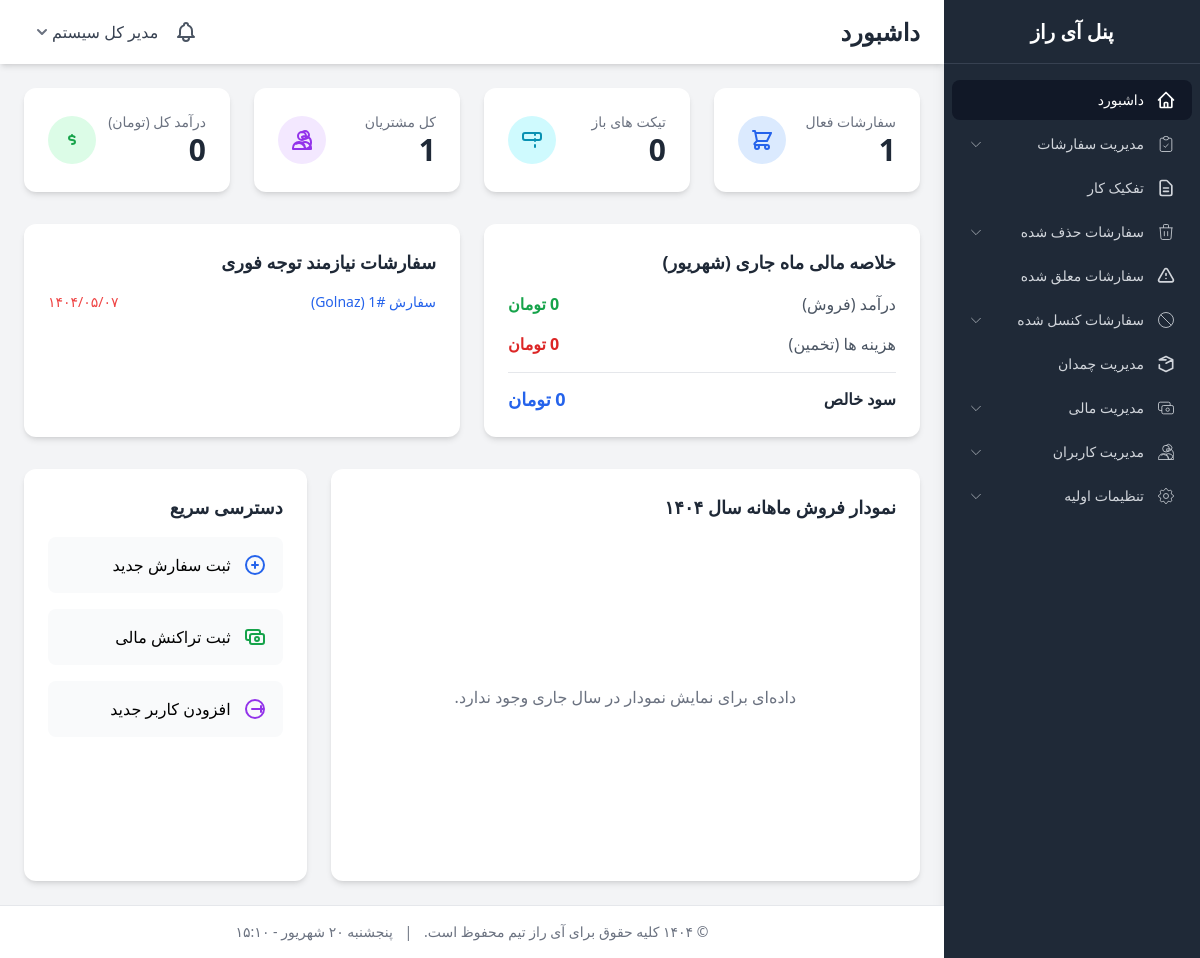
The page / (signed in) on the database its author committed.
### tables this page shows
CREATE TABLE `users` (
  `id` int(10) UNSIGNED NOT NULL,
  `role_id` int(10) UNSIGNED NOT NULL DEFAULT 2,
  `full_name` varchar(255) NOT NULL,
  `username` varchar(100) NOT NULL,
  `email` varchar(255) NOT NULL,
  `password` varchar(255) NOT NULL COMMENT 'Hashed password',
  `phone` varchar(20) DEFAULT NULL,
  `wallet_product` decimal(15,2) NOT NULL DEFAULT 0.00 COMMENT 'کیف پول کالا',
  `wallet_shipping` decimal(15,2) NOT NULL DEFAULT 0.00 COMMENT 'کیف پول باربری',
  `is_active` tinyint(1) NOT NULL DEFAULT 1,
  `created_at` timestamp NOT NULL DEFAULT current_timestamp(),
  `updated_at` timestamp NOT NULL DEFAULT current_timestamp() ON UPDATE current_timestamp()
);

CREATE TABLE `orders` (
  `id` int(10) UNSIGNED NOT NULL,
  `user_id` int(10) UNSIGNED NOT NULL,
  `title` varchar(255) DEFAULT NULL COMMENT 'عنوان سفارش',
  `image` varchar(255) DEFAULT NULL COMMENT 'مسیر تصویر سفارش',
  `source_site` varchar(255) DEFAULT NULL COMMENT 'سایت مبدا خرید',
  `quantity` int(11) NOT NULL DEFAULT 1 COMMENT 'تعداد محصول',
  `status_id` int(10) UNSIGNED NOT NULL,
  `suitcase_id` int(10) UNSIGNED DEFAULT NULL,
  `assigned_to_user_id` int(10) UNSIGNED DEFAULT NULL,
  `product_link` text NOT NULL,
  `product_details` longtext DEFAULT NULL COMMENT 'شامل سایز، رنگ، تعداد و ...' CHECK (json_valid(`product_details`)),
  `price_try` decimal(10,2) NOT NULL COMMENT 'قیمت به لیر',
  `exchange_rate` decimal(10,2) NOT NULL COMMENT 'نرخ تبدیل ارز',
  `commission_fee` decimal(15,2) NOT NULL DEFAULT 0.00,
  `shipping_cost` decimal(15,2) NOT NULL DEFAULT 0.00,
  `total_cost` decimal(15,2) NOT NULL,
  `cancellation_notes` text DEFAULT NULL,
  `created_at` timestamp NOT NULL DEFAULT current_timestamp(),
  `updated_at` timestamp NOT NULL DEFAULT current_timestamp() ON UPDATE current_timestamp(),
  `order_image` varchar(255) DEFAULT NULL COMMENT 'مسیر تصویر سفارش',
  `size` varchar(100) DEFAULT NULL COMMENT 'سایز محصول',
  `price_lira` decimal(10,2) DEFAULT NULL COMMENT 'قیمت به لیر',
  `price_toman` bigint(20) DEFAULT 0 COMMENT 'قیمت به تومان',
  `weight` decimal(10,2) DEFAULT NULL COMMENT 'وزن کالا به کیلوگرم',
  `tracking_code` varchar(255) DEFAULT NULL COMMENT 'کد رهگیری پستی',
  `barcode_url` varchar(512) DEFAULT NULL COMMENT 'لینک بارکد تولید شده',
  `apply_shipping` tinyint(1) NOT NULL DEFAULT 0 COMMENT 'آیا هزینه باربری اعمال شود؟ 0=خیر, 1=بله',
  `apply_shipping_fee` tinyint(1) NOT NULL DEFAULT 0 COMMENT 'اعمال هزینه باربری - 0: خیر, 1: بله',
  `category_id` int(11) DEFAULT NULL COMMENT 'شناسه دسته بندی',
  `description` text DEFAULT NULL,
  `barcode_link` text DEFAULT NULL COMMENT 'لینک بارکد',
  `with_cargo` tinyint(1) NOT NULL DEFAULT 0 COMMENT 'با کارگو - 0: خیر, 1: بله',
  `is_store_purchase` tinyint(1) NOT NULL DEFAULT 0 COMMENT 'آیا خرید از استور است؟ 0=خیر, 1=بله',
  `store_purchase` tinyint(1) NOT NULL DEFAULT 0 COMMENT 'خرید استور - 0: خیر, 1: بله'
);

### templates/pages/dashboard/index.phtml (the view, shortened to what the rows shown need)
<div class="grid grid-cols-1 md:grid-cols-2 lg:grid-cols-4 gap-6">
    <div class="bg-white p-6 rounded-xl shadow-md flex items-center justify-between">
        <div>
            <p class="text-gray-500 text-sm">سفارشات فعال</p>
            <p class="text-3xl font-bold text-gray-800"><?php echo e($stats['active_orders']); ?></p>
        </div>
        <div class="w-12 h-12 rounded-full flex items-center justify-center bg-blue-100 text-blue-600">
            <svg class="w-6 h-6" fill="none" stroke="currentColor" viewBox="0 0 24 24"><path stroke-linecap="round" stroke-linejoin="round" stroke-width="2" d="M3 3h2l.4 2M7 13h10l4-8H5.4M7 13L5.4 5M7 13l-2.293 2.293c-.63.63-.184 1.707.707 1.707H17m0 0a2 2 0 100 4 2 2 0 000-4zm-8 2a2 2 0 11-4 0 2 2 0 014 0z"></path></svg>
        </div>
    </div>
    <div class="bg-white p-6 rounded-xl shadow-md flex items-center justify-between">
        <div>
            <p class="text-gray-500 text-sm">تیکت های باز</p>
            <p class="text-3xl font-bold text-gray-800"><?php echo e($stats['open_tickets']); ?></p>
        </div>
        <div class="w-12 h-12 rounded-full flex items-center justify-center bg-cyan-100 text-cyan-600">
            <svg class="w-6 h-6" fill="none" stroke="currentColor" viewBox="0 0 24 24"><path stroke-linecap="round" stroke-linejoin="round" stroke-width="2" d="M15 5v2m0 4v2m0 4v2M5 5a2 2 0 00-2 2v3a2 2 0 002 2h14a2 2 0 002-2V7a2 2 0 00-2-2H5z"></path></svg>
        </div>
    </div>
    <div class="bg-white p-6 rounded-xl shadow-md flex items-center justify-between">
        <div>
            <p class="text-gray-500 text-sm">کل مشتریان</p>
            <p class="text-3xl font-bold text-gray-800"><?php echo e($stats['total_users']); ?></p>
        </div>
        <div class="w-12 h-12 rounded-full flex items-center justify-center bg-purple-100 text-purple-600">
        </div>
    </div>
    <div class="bg-white p-6 rounded-xl shadow-md flex items-center justify-between">
        <div>
            <p class="text-gray-500 text-sm">درآمد کل (تومان)</p>
            <p class="text-3xl font-bold text-gray-800"><?php echo number_format($stats['total_revenue']); ?></p>
        </div>
        <div class="w-12 h-12 rounded-full flex items-center justify-center bg-green-100 text-green-600">
            <svg class="w-6 h-6" fill="none" stroke="currentColor" viewBox="0 0 24 24"><path stroke-linecap="round" stroke-linejoin="round" stroke-width="2" d="M12 8c-1.657 0-3 .895-3 2s1.343 2 3 2 3 .895 3 2-1.343 2-3 2m0-8c1.11 0 2.08.402 2.599 1M12 8V7m0 1v.01"></path></svg>
        </div>
    </div>
</div>
<div class="mt-8 grid grid-cols-1 lg:grid-cols-2 gap-6">
    <div class="bg-white p-6 rounded-xl shadow-md">
        <h3 class="text-lg font-semibold text-gray-800 mb-4">خلاصه مالی ماه جاری (<?php echo jdate('F'); ?>)</h3>
        <div class="space-y-4">
            <div class="flex justify-between items-center">
                <span class="text-gray-600">درآمد (فروش)</span>
                <span class="font-bold text-green-600"><?php echo number_format($financial_summary['revenue']); ?> تومان</span>
            </div>
            <div class="flex justify-between items-center">
                <span class="text-gray-600">هزینه ها (تخمین)</span>
                <span class="font-bold text-red-600"><?php echo number_format($financial_summary['expenses']); ?> تومان</span>
            </div>
            <div class="flex justify-between items-center border-t pt-3 mt-3">
                <span class="text-gray-800 font-semibold">سود خالص</span>
                <span class="font-bold text-blue-600 text-lg"><?php echo number_format($financial_summary['net_profit']); ?> تومان</span>
            </div>
        </div>
    </div>
    <div class="bg-white p-6 rounded-xl shadow-md">
        <h3 class="text-lg font-semibold text-gray-800 mb-4">سفارشات نیازمند توجه فوری</h3>
        <?php if (empty($urgent_orders)): ?>
            <div class="flex flex-col items-center justify-center h-full text-center text-gray-500">
                <svg class="w-12 h-12 mb-2" fill="none" stroke="currentColor" viewBox="0 0 24 24"><path stroke-linecap="round" stroke-linejoin="round" stroke-width="2" d="M9 12l2 2 4-4m6 2a9 9 0 11-18 0 9 9 0 0118 0z"></path></svg>
                <p>هیچ سفارش فوری وجود ندارد.</p>
            </div>
        <?php else: ?>
            <ul class="space-y-3">
                <?php foreach ($urgent_orders as $order): ?>
                <li class="flex justify-between items-center text-sm">
                    <a href="#" class="text-blue-600 hover:underline">سفارش #<?php echo e($order->id); ?> (<?php echo e($order->customer_name); ?>)</a>
                    <span class="text-red-500"><?php echo jdate('Y/m/d', strtotime($order->created_at)); ?></span>
                </li>
                <?php endforeach; ?>
            </ul>
        <?php endif; ?>
    </div>
</div>
<div class="mt-8 grid grid-cols-1 lg:grid-cols-3 gap-6">
    <div class="lg:col-span-2 bg-white p-6 rounded-xl shadow-md">
        <h3 class="text-lg font-semibold text-gray-800 mb-4">نمودار فروش ماهانه سال <?php echo jdate('Y'); ?></h3>
        <div class="h-80">
        </div>
    </div>
    <div class="bg-white p-6 rounded-xl shadow-md">
        <h3 class="text-lg font-semibold text-gray-800 mb-4">دسترسی سریع</h3>
        <div class="space-y-4">
            <a href="<?php echo APP_URL; ?>/orders/create" class="flex items-center p-4 bg-gray-50 hover:bg-gray-100 rounded-lg transition">
                <svg class="w-6 h-6 text-blue-600 ml-3" fill="none" stroke="currentColor" viewBox="0 0 24 24"><path stroke-linecap="round" stroke-linejoin="round" stroke-width="2" d="M12 9v3m0 0v3m0-3h3m-3 0H9m12 0a9 9 0 11-18 0 9 9 0 0118 0z"></path></svg>
                <span>ثبت سفارش جدید</span>
            </a>
            <a href="<?php echo APP_URL; ?>/financial/assign-credit" class="flex items-center p-4 bg-gray-50 hover:bg-gray-100 rounded-lg transition">
                <span>ثبت تراکنش مالی</span>
            </a>
            <a href="<?php echo APP_URL; ?>/users/create" class="flex items-center p-4 bg-gray-50 hover:bg-gray-100 rounded-lg transition">
                <svg class="w-6 h-6 text-purple-600 ml-3" fill="none" stroke="currentColor" viewBox="0 0 24 24"><path stroke-linecap="round" stroke-linejoin="round" stroke-width="2" d="M18 9v3m0 0v3m0-3h3m-3 0h-9m12 0a9 9 0 11-18 0 9 9 0 0118 0z"></path></svg>
                <span>افزودن کاربر جدید</span>
            </a>
        </div>
    </div>
</div>

### templates/partials/_header.php (shortened to what the rows shown need)
<header class="h-16 bg-white shadow-md flex justify-between items-center px-6">
    <h1 class="text-2xl font-semibold text-gray-800"><?php echo isset($title) ? e($title) : 'داشبورد'; ?></h1>
    <div class="flex items-center space-x-4 space-x-reverse">
        <div class="relative">
            <a href="<?php echo APP_URL; ?>/announcements/user" class="relative">
            </a>
        </div>
        <div x-data="{ open: false }" class="relative">
            <button @click="open = !open" class="flex items-center space-x-2 focus:outline-none">
                <span class="text-gray-700 hidden sm:inline"><?php echo e(Auth::user()->full_name); ?></span>
                <svg class="w-5 h-5 text-gray-500" fill="currentColor" viewBox="0 0 20 20"><path fill-rule="evenodd" d="M5.293 7.293a1 1 0 011.414 0L10 10.586l3.293-3.293a1 1 0 111.414 1.414l-4 4a1 1 0 01-1.414 0l-4-4a1 1 0 010-1.414z" clip-rule="evenodd"></path></svg>
            </button>
        </div>
    </div>
</header>

### rows shown on the page
users: full_name "مدیر کل سیستم"
orders: user.full_name "Golnaz", created_at "۱۴۰۴/۰۵/۰۷"

### other values the page prints
$title "داشبورد"
$stats['active_orders'] "1"
$stats['open_tickets'] "0"
$stats['total_users'] "1"
$stats['total_revenue'] "0"
jdate('F') "شهریور"
$financial_summary['revenue'] "0"
$financial_summary['expenses'] "0"
$financial_summary['net_profit'] "0"
jdate('Y') "۱۴۰۴"
jdate('l j F - H:i') "پنجشنبه ۲۰ شهریور - ۱۵:۱۰"
